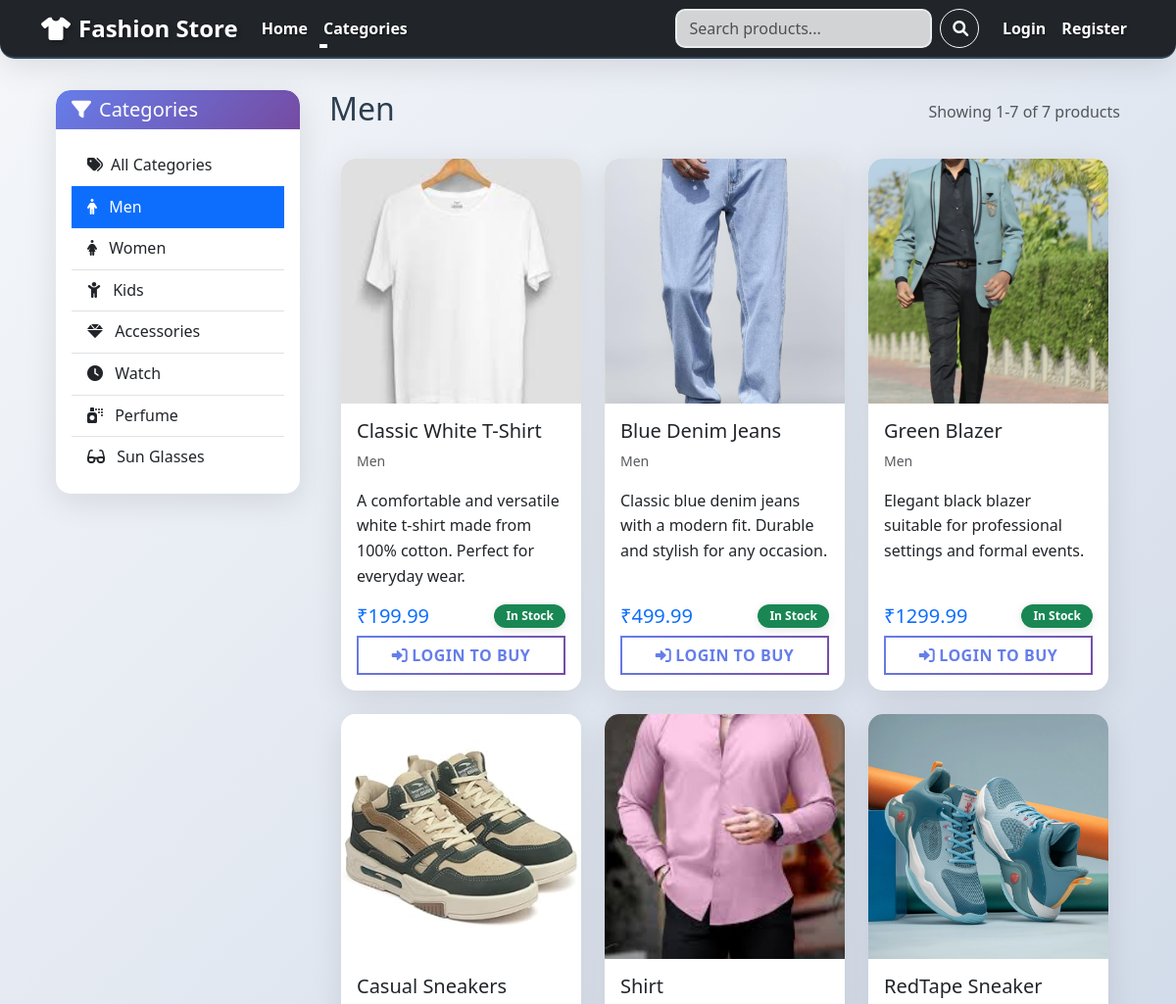
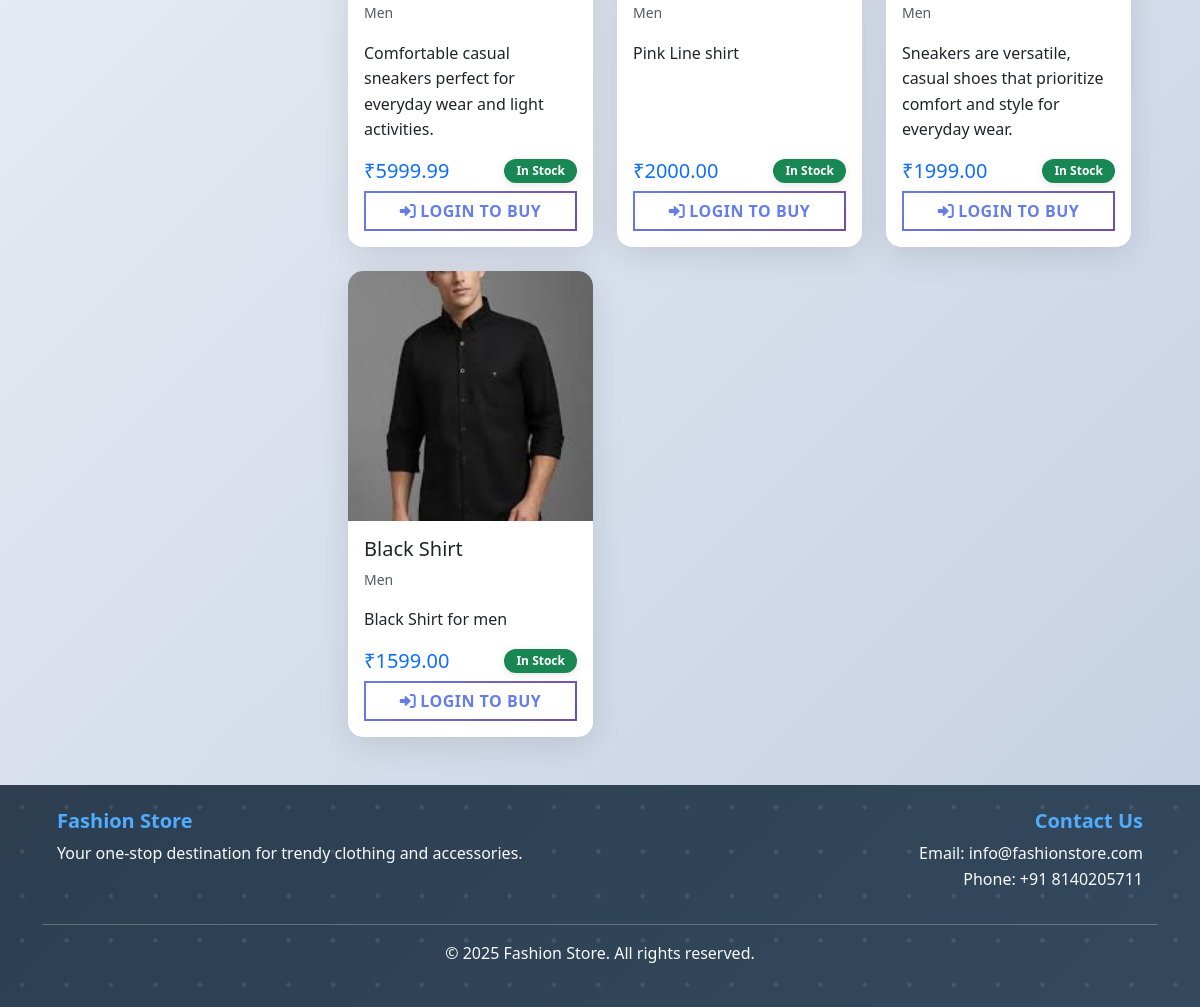
/?category=1, run on the app's committed database (2 pictures, top to bottom).
### store/models.py (models this page shows, shortened)
class Category(models.Model):
    name = models.CharField(max_length=100)
    description = models.TextField(blank=True)
    created_at = models.DateTimeField(auto_now_add=True)
    class Meta:
        verbose_name_plural = "Categories"

class Product(models.Model):
    name = models.CharField(max_length=200)
    description = models.TextField()
    price = models.DecimalField(max_digits=10, decimal_places=2, validators=[MinValueValidator(Decimal('0.01'))])
    category = models.ForeignKey(Category, on_delete=models.CASCADE, related_name='products')
    image = models.ImageField(upload_to='products/', blank=True, null=True)
    stock = models.PositiveIntegerField(default=0)
    is_active = models.BooleanField(default=True)
    created_at = models.DateTimeField(auto_now_add=True)
    updated_at = models.DateTimeField(auto_now=True)

### store/views.py (the view)
# urls.py: 2. Add a URL to urlpatterns:  path('', views.home, name='home')
def home(request):
    products = Product.objects.filter(is_active=True).order_by('id')
    categories = Category.objects.all()
    query = request.GET.get('q')
    if query:
        products = products.filter(
            Q(name__icontains=query) | Q(description__icontains=query)
        )
    category_id = request.GET.get('category')
    if category_id:
        products = products.filter(category_id=category_id)
    paginator = Paginator(products, 12)  # Show 12 products per page
    page_number = request.GET.get('page')
    try:
        page_obj = paginator.page(page_number)
    except PageNotAnInteger:
        page_obj = paginator.page(1)
    except EmptyPage:
        page_obj = paginator.page(paginator.num_pages)
    context = {
        'products': page_obj,  # Use page_obj instead of products queryset
        'categories': categories,
        'query': query,
        'selected_category': category_id,
        'page_obj': page_obj  # Also pass page_obj for pagination controls
    }
    return render(request, 'store/home.html', context)

### store/context_processors.py (called while the page is built)
def categories_processor(request):
    return {
        'categories': Category.objects.all()
    }

### store/templates/store/home.html (shortened to what this page needs)
{% extends 'store/base.html' %}
{% load static %}
{% block content %}
<div class="row">
    <div class="col-md-3">
        <div class="card category-sidebar">
            <div class="card-header">
                <h5 class="mb-0"><i class="fas fa-filter me-2"></i>Categories</h5>
            </div>
            <div class="card-body">
                <div class="list-group list-group-flush">
                    <a href="{% url 'home' %}" class="list-group-item list-group-item-action {% if not selected_category %}active{% endif %}">
                        <i class="fas fa-tags me-2"></i>All Categories
                    </a>
                    {% for category in categories %}
                    <a href="?category={{ category.id }}" class="list-group-item list-group-item-action {% if selected_category == category.id|stringformat:'s' %}active{% endif %}">
                        {% if category.name == 'Men' %}
                        <i class="fas fa-male me-2"></i>
                        {% elif category.name == 'Women' %}
                        <i class="fas fa-female me-2"></i>
                        {% elif category.name == 'Kids' %}
                        <i class="fas fa-child me-2"></i>
                        {% elif category.name == 'Accessories' %}
                        <i class="fas fa-gem me-2"></i>
                        {% elif category.name == 'Watch' %}
                        <i class="fas fa-clock me-2"></i>
                        {% elif category.name == 'Perfume' %}
                        <i class="fas fa-spray-can me-2"></i>
                        {% elif category.name == 'Sun Glasses' %}
                        <i class="fas fa-glasses me-2"></i>
                        {% else %}
                        <i class="fas fa-tag me-2"></i>
                        {% endif %}{{ category.name }}
                    </a>
                    {% endfor %}
                </div>
            </div>
        </div>
    </div>
    <div class="col-md-9 main-content-area">
        <div class="d-flex justify-content-between align-items-center mb-4">
            <h2>
                {% if query %}
                    Search Results for "{{ query }}"
                {% elif selected_category %}
                    {% for category in categories %}
                        {% if category.id|stringformat:'s' == selected_category %}
                            {{ category.name }}
                        {% endif %}
                    {% endfor %}
                {% else %}
                    Featured Products
                {% endif %}
            </h2>
            <span class="text-muted">
                Showing {{ page_obj.start_index }}-{{ page_obj.end_index }} of {{ page_obj.paginator.count }} product{{ page_obj.paginator.count|pluralize }}
            </span>
        </div>
        {% if products %}
        <div class="row row-cols-1 row-cols-md-2 row-cols-lg-3 g-4">
            {% for product in products %}
            <div class="col">
                <div class="card h-100 product-card">
                    <div class="product-image-container">
                        {% if product.image %}
                        <img src="{{ product.image.url }}" class="card-img-top product-image" alt="{{ product.name }}">
                        {% else %}
                        <img src="{% static 'images/default-product.svg' %}" class="card-img-top product-image" alt="{{ product.name }}">
                        {% endif %}
                    </div>
                    <div class="card-body d-flex flex-column">
                        <h5 class="card-title">{{ product.name }}</h5>
                        <p class="card-text text-muted small">{{ product.category.name }}</p>
                        <p class="card-text flex-grow-1">{{ product.description|truncatewords:15 }}</p>
                        <div class="mt-auto">
                            <div class="d-flex justify-content-between align-items-center mb-2">
                                <span class="h5 text-primary mb-0">₹{{ product.price }}</span>
                                {% if product.stock > 0 %}
                                <span class="badge bg-success">In Stock</span>
                                {% else %}
                                <span class="badge bg-danger">Out of Stock</span>
                                {% endif %}
                            </div>
                            {% if user.is_authenticated %}
                                {% if product.stock > 0 %}
                                <form method="POST" action="{% url 'add_to_cart' product.id %}" class="d-grid">
                                    {% csrf_token %}
                                    <input type="hidden" name="quantity" value="1">
                                    <button type="submit" class="btn btn-success">
                                        <i class="fas fa-cart-plus me-1"></i>Add to Cart
                                    </button>
                                </form>
                                {% else %}
                                <button class="btn btn-secondary w-100" disabled>
                                    <i class="fas fa-times me-1"></i>Out of Stock
                                </button>
                                {% endif %}
                            {% else %}
                            <a href="{% url 'login' %}" class="btn btn-outline-primary w-100">
                                <i class="fas fa-sign-in-alt me-1"></i>Login to Buy
                            </a>
                            {% endif %}
                        </div>
                    </div>
                </div>
            </div>
            {% endfor %}
        </div>
        {% endif %}
    </div>
</div>
{% endblock %}

### static/css/style.css (style rules this page uses)
:root { --primary-gradient: linear-gradient(135deg, #667eea 0%, #764ba2 100%); --secondary-gradient: linear-gradient(135deg, #f093fb 0%, #f5576c 100%); --accent-gradient: linear-gradient(135deg, #4facfe 0%, #00f2fe 100%); --success-gradient: linear-gradient(135deg, #43e97b 0%, #38f9d7 100%); --warning-gradient: linear-gradient(135deg, #fa709a 0%, #fee140 100%); --dark-gradient: linear-gradient(135deg, #2c3e50 0%, #34495e 100%); --light-bg: #f8f9fa; --card-shadow: 0 8px 32px rgba(0, 0, 0, 0.1); --card-shadow-hover: 0 15px 35px rgba(0, 0, 0, 0.15); --border-radius: 15px; --transition: all 0.3s cubic-bezier(0.4, 0, 0.2, 1); }
* { box-sizing: border-box; }
body { background: linear-gradient(135deg, #f5f7fa 0%, #c3cfe2 100%); font-family: 'Segoe UI', Tahoma, Geneva, Verdana, sans-serif; line-height: 1.6; color: #2c3e50; min-height: 100vh; }
.product-card { background: white; border: none; border-radius: var(--border-radius); box-shadow: var(--card-shadow); transition: var(--transition); overflow: hidden; position: relative; animation: fadeInUp 0.6s ease-out both; }
.product-card:nth-child(odd) { animation-delay: 0.1s; }
.product-image-container { position: relative; overflow: hidden; height: 250px; background: linear-gradient(45deg, #f8f9fa, #e9ecef); }
.product-image { width: 100%; height: 100%; object-fit: cover; transition: var(--transition); }
.btn { border-radius: 25px; font-weight: 600; text-transform: uppercase; letter-spacing: 0.5px; transition: var(--transition); position: relative; overflow: hidden; }
.btn::before { content: ''; position: absolute; top: 0; left: -100%; width: 100%; height: 100%; background: linear-gradient(90deg, transparent, rgba(255, 255, 255, 0.2), transparent); transition: left 0.5s; }
.btn-outline-primary { border: 2px solid; background: transparent; color: #667eea; border-image: var(--primary-gradient) 1; }
.card { border: none; border-radius: var(--border-radius); box-shadow: var(--card-shadow); transition: var(--transition); background: white; }
.card-header { background: var(--primary-gradient); color: white; border-radius: var(--border-radius) var(--border-radius) 0 0 !important; border: none; font-weight: 700; }
.badge { border-radius: 20px; font-weight: 600; padding: 0.5em 1em; box-shadow: 0 2px 10px rgba(0, 0, 0, 0.1); }
.category-sidebar { position: sticky; top: 20px; max-height: calc(100vh - 40px); overflow-y: auto; z-index: 5; }
.category-sidebar .card-body { max-height: 400px; overflow-y: auto; }
.col-md-9 { position: relative; z-index: 1; }
.main-content-area { min-height: 100%; padding: 0 15px; }
.row { margin-left: 0; margin-right: 0; }
.row > [class*="col-"] { padding-left: 15px; padding-right: 15px; }
@media (min-width: 768px) { .col-md-3 { flex: 0 0 25%; max-width: 25%; } }
@media (min-width: 768px) { .col-md-9 { flex: 0 0 75%; max-width: 75%; } }

### data on the page
Category: name "Men"
Category: name "Women"
Category: name "Kids"
Category: name "Accessories"
Category: name "Watch"
Category: name "Perfume"
Category: name "Sun Glasses"
Product: image (picture), name "Classic White T-Shirt", category.name "Men", description "A comfortable and versatile white t-shirt made from 100% cotton. Perfect for everyday wear.", price "199.99", stock "In Stock"
Product: image (picture), name "Blue Denim Jeans", category.name "Men", description "Classic blue denim jeans with a modern fit. Durable and stylish for any occasion.", price "499.99", stock "In Stock"
Product: image (picture), name "Green Blazer", category.name "Men", description "Elegant black blazer suitable for professional settings and formal events.", price "1299.99", stock "In Stock"
Product: image (picture), name "Casual Sneakers", category.name "Men", description "Comfortable casual sneakers perfect for everyday wear and light activities.", price "5999.99", stock "In Stock"
Product: image (picture), name "Shirt", category.name "Men", description "Pink Line shirt", price "2000.00", stock "In Stock"
Product: image (picture), name "RedTape Sneaker", category.name "Men", description "Sneakers are versatile, casual shoes that prioritize comfort and style for everyday wear.", price "1999.00", stock "In Stock"
Product: image (picture), name "Black Shirt", category.name "Men", description "Black Shirt for men", price "1599.00", stock "In Stock"

### other printed values
{{ page_obj.start_index }} "1"
{{ page_obj.end_index }} "7"
{{ page_obj.paginator.count }} "7"
